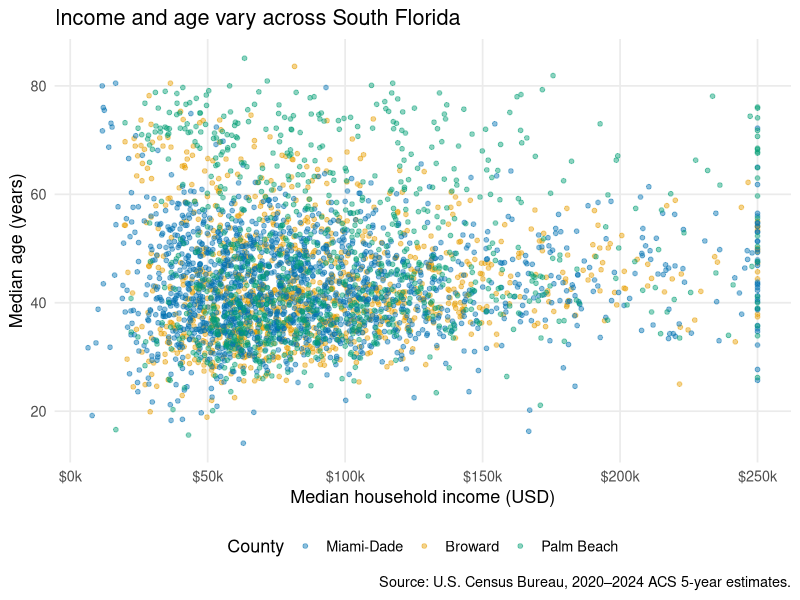

The R script that drew this image:
## ---- chunk 1
#| label: load-acs-data
#| include: false

library(tidyverse)

acs_data <- read_csv(
  "data/south-florida-block-groups.csv",
  show_col_types = FALSE
) |>
  mutate(
    county = factor(
      county,
      levels = c("Miami-Dade", "Broward", "Palm Beach")
    )
  )
## ---- chunk 2
#| label: income-age-scatterplot
#| fig-width: 10
#| fig-height: 6
#| fig-alt: "Scatterplot of median household income and median age for South Florida Census block groups, colored by county."

ggplot(
  acs_data,
  aes(
    x = median_household_income,
    y = median_age,
    color = county
  )
) +
  geom_point(alpha = 0.45, size = 1.3) +
  scale_color_manual(
    values = c(
      "Miami-Dade" = "#0072B2",
      "Broward" = "#E69F00",
      "Palm Beach" = "#009E73"
    )
  ) +
  scale_x_continuous(
    labels = scales::label_dollar(scale = 0.001, suffix = "k", accuracy = 1)
  ) +
  labs(
    title = "Income and age vary across South Florida",
    x = "Median household income (USD)",
    y = "Median age (years)",
    color = "County",
    caption = "Source: U.S. Census Bureau, 2020–2024 ACS 5-year estimates."
  ) +
  theme_minimal(base_size = 13) +
  theme(
    legend.position = "bottom",
    panel.grid.minor = element_blank()
  )
